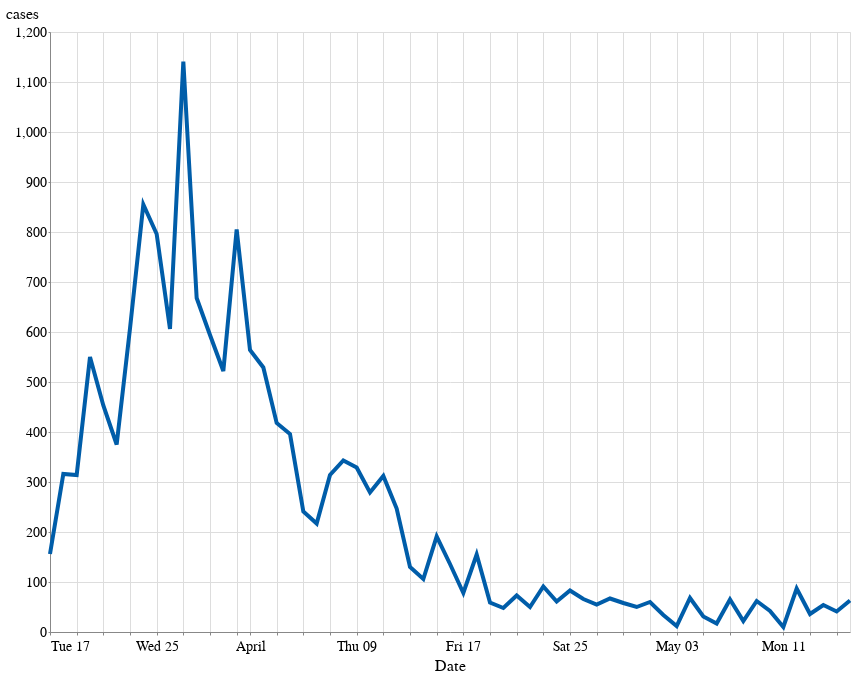

The notebook cell saved with this chart:
### Code cell
alt.Chart(country_df).mark_line().encode(
    x='Date:T',
    y='cases',
    tooltip = ['Date', 'TotalCases', 'TotalDeaths', 'cases', 'deaths']
).properties(
    height=600,
    width=800
).transform_filter(
    (datum.TotalCases > 1000)
)

### Figure 1 — Vega-Lite specification as saved in the notebook (floating-point values rounded to 4 significant figures; data arrays with more than 128 entries replaced by an {"elided": "..."} marker saying what was removed)
{"config": {"view": {"width": 600, "height": 400}, "background": "#ffffff", "title": {"anchor": "start", "font": "Source Sans Pro, Arial, sans", "fontColor": "#000000", "fontSize": 24, "fontWeight": "bold"}, "arc": {"fill": "#005DA9"}, "area": {"fill": "#005DA9"}, "line": {"stroke": "#005DA9", "strokeWidth": 4}, "path": {"stroke": "#005DA9"}, "rect": {"fill": "#005DA9"}, "shape": {"stroke": "#005DA9"}, "bar": {"fill": "#005DA9"}, "point": {"stroke": "#005DA9"}, "symbol": {"fill": "#005DA9", "size": 60}, "axis": {"titleFont": "Source Sans Pro, sans", "titleFontSize": 16, "titleFontWeight": "normal", "labelFont": "Source Sans Pro, sans", "labelFontSize": 14, "labelFontWeight": "normal"}, "axisX": {"labelAngle": 0, "labelPadding": 4, "tickSize": 3}, "axisY": {"labelBaseline": "middle", "maxExtent": 45, "minExtent": 45, "tickSize": 2, "titleAlign": "left", "titleAngle": 0, "titleX": -45, "titleY": -11}, "headerFacet": {"titleFontSize": 16, "labelFontSize": 14}, "headerRow": {"titleFontSize": 16, "labelFontSize": 14}, "headerColumn": {"titleFontSize": 16, "labelFontSize": 14}, "legend": {"titleFont": "Source Sans Pro, sans", "titleFontSize": 16, "titleFontWeight": "normal", "symbolType": "circle", "labelFont": "Source Sans Pro, sans", "labelFontSize": 15}, "range": {"category": ["#AB377A", "#AEC067", "#9BC3B7", "#928285", "#F07F3C", "#FFE054", "#E30034", "#005DA9", "#644F54", "#5EA290", "#769F3B", "#812161", "#E36319", "#F5C631"]}}, "data": {"name": "data-4d9b78d695b0835b28547735b41f5167"}, "mark": "line", "encoding": {"tooltip": [{"type": "temporal", "field": "Date"}, {"type": "quantitative", "field": "TotalCases"}, {"type": "quantitative", "field": "TotalDeaths"}, {"type": "quantitative", "field": "cases"}, {"type": "quantitative", "field": "deaths"}], "x": {"type": "temporal", "field": "Date"}, "y": {"type": "quantitative", "field": "cases"}}, "height": 600, "transform": [{"filter": "(datum.TotalCases > 1000)"}], "width": 800, "$schema": "https://vega.github.io/schema/vega-lite/v4.0.2.json", "datasets": {"data-4d9b78d695b0835b28547735b41f5167": {"elided": "138 records"}}}
